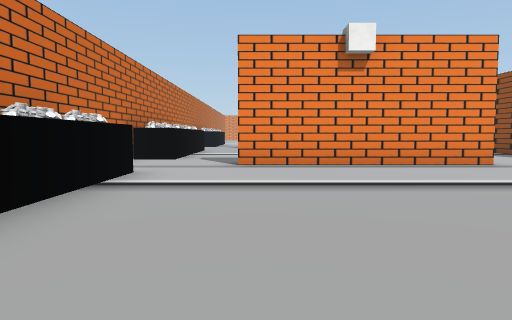
[1] (above)

23 first-person views from a walk through a scene from a Unity 3-D project. The camera is 1.2 m above the floor, tilts 4° down and sees 70° across. The floor is counted in squares, 2 m on a side. Each view is taken from the middle of a square. On the plan, view 1 faces up. The plan holds only what a view shows up to about 10 squares ahead; the rest is blank. The place goes on beyond the plan. The player character is not drawn. Some surface patterns are stand-ins.

[2]
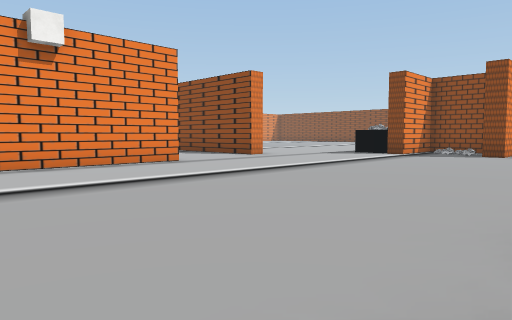

[3]
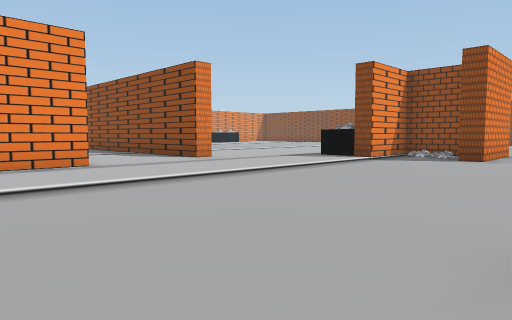

[4]
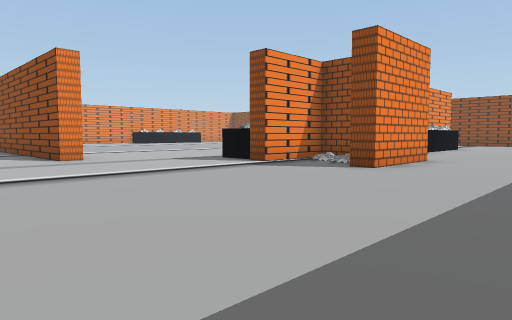

[5]
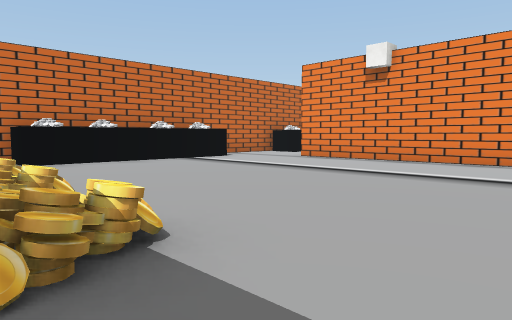

[6]
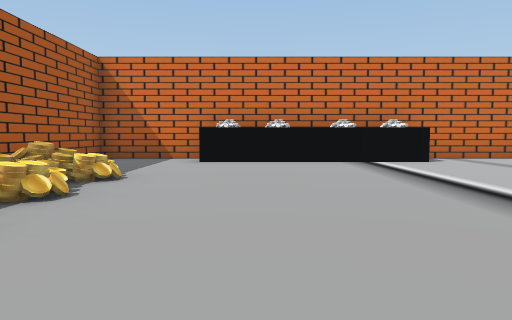

[7]
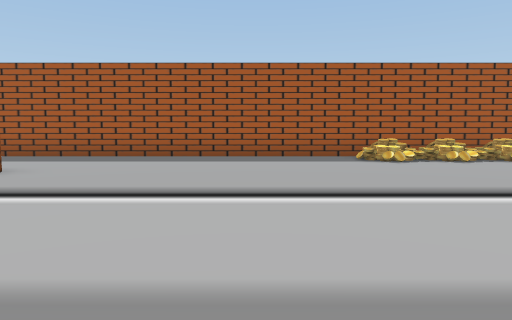

[8]
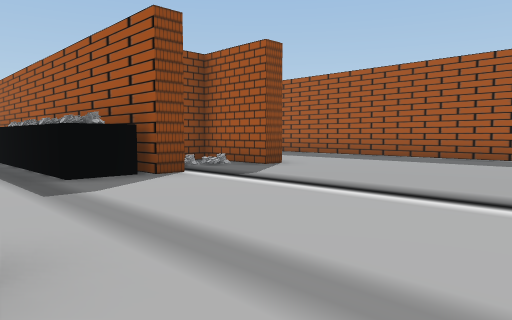

[9]
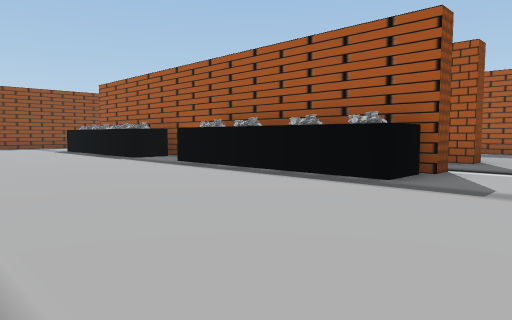

[10]
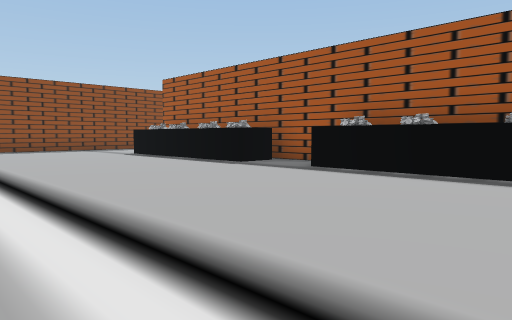

[11]
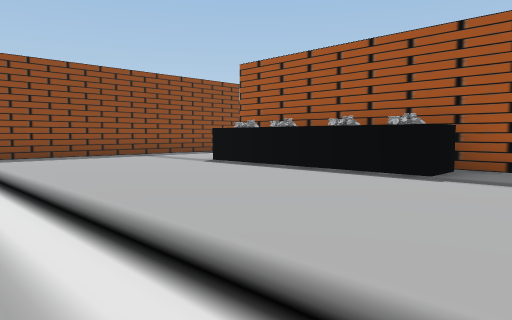

[12]
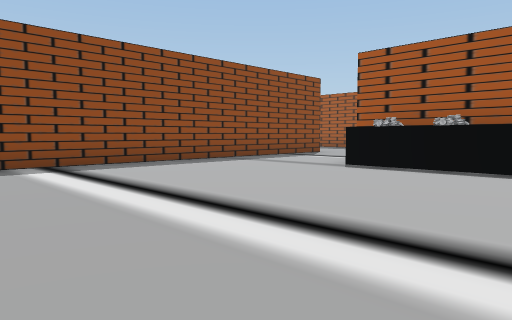

[13]
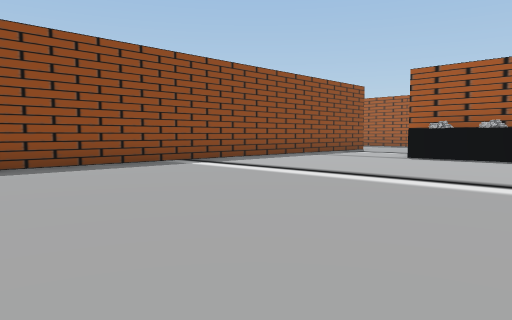

[14]
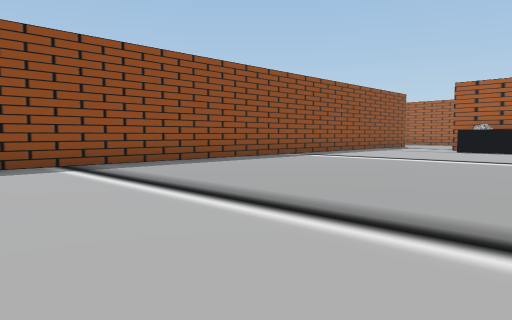

[15]
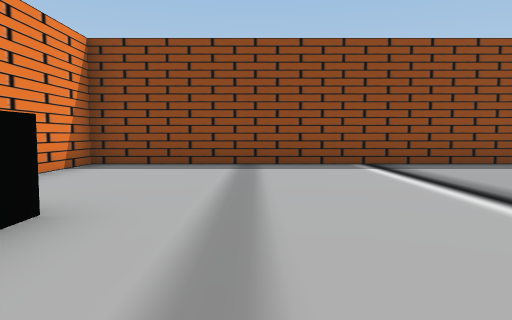

[16]
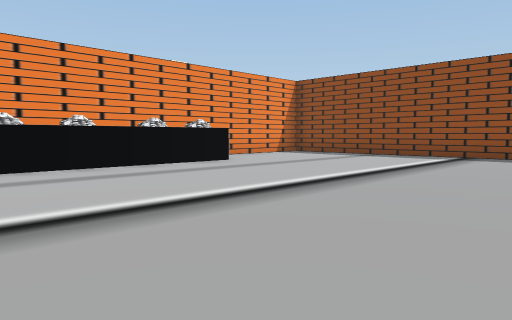

[17]
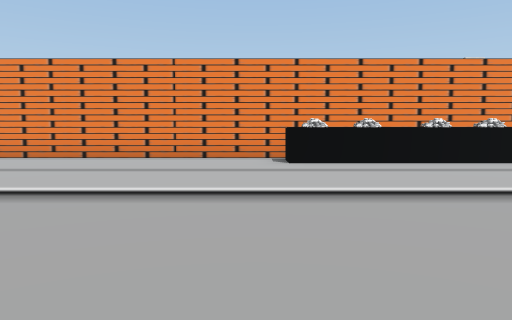

[18]
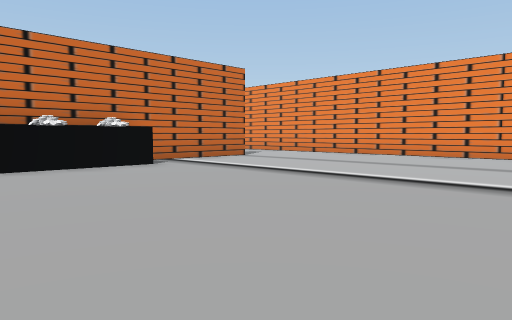

[19]
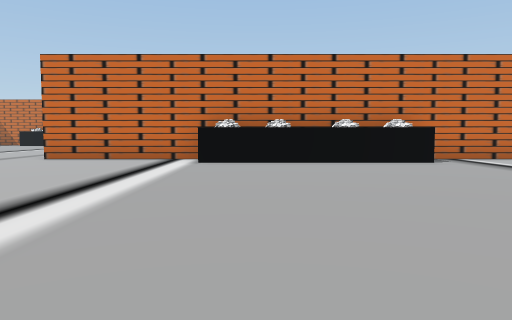

[20]
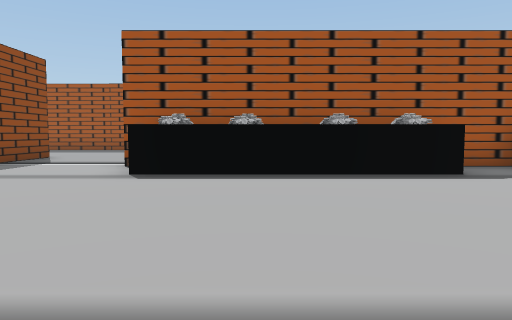

[21]
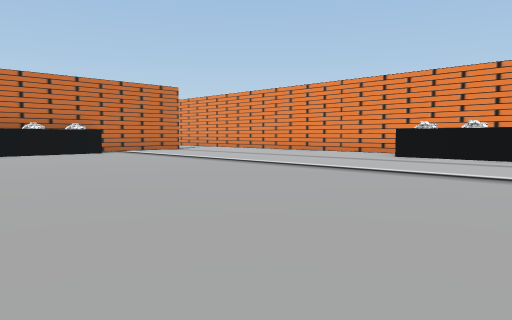

[22]
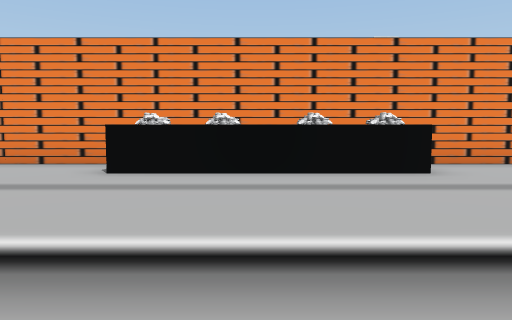

[23]
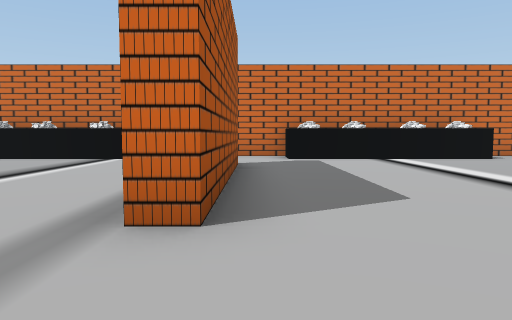

### Floor plan
Points are (right, up) in squares from view 1. A wall is a line through its corners. A room is listed if a view was taken in it or the views show most of it. See-through windows are left out.
Room 1 (views 1, 2, 3, 4, 5, 6)
walls: (4.7, 7.1) (-0.4, 7.1); (8.2, 7.9) (7.7, 7.9); (13.1, 4.7) (11.1, 4.7) (11.1, 5.2); (13.6, 2.1) (11.1, 2.1) (11.1, 2.6) (13.1, 2.6); (-3.1, 7.5) (-3.1, -1.9) (14, -1.9)
ways out: opening at (-1.5, 8) to room 2; opening at (7.4, 7.2) to room 2; opening at (14, 0)
objects: other object (-3, 1) to (-2, 1); other object (-2, 2) to (-2, 3); other object (-2, 4); other object (-2, 5); other object (1, -1); other object (2, -1); other object (4, -1)
Room 2 (views 7, 8, 9, 10, 11, 12, 13, 14, 15, 16, 17, 18, 19, 20, 21, 22, 23)
walls: (8.2, 19.4) (8.2, 7.9); (7.7, 7.9) (7.7, 10.6); (11.1, 5.4) (11.1, 5.9); (11.1, 5.2) (23.5, 5.2); (-0.1, 7.6) (4.7, 7.6) (4.7, 7.1); (26.2, 23.3) (9.4, 23.3); (-3.1, 10) (-3.1, 7.5); (26.4, 6.1) (26.4, 19.6)
ways out: opening at (-1.5, 8) to room 1; opening at (7.4, 7.2) to room 1; opening at (24.5, 5)
objects: other object (-3, 9) to (-2, 9); other object (-2, 10) to (-2, 11); other object (-2, 12); other object (-2, 13); other object (9, 12) to (9, 13); other object (9, 14); other object (9, 15); other object (9, 16); other object (12, 6); other object (13, 6); other object (14, 6); other object (15, 6) to (16, 6); other object (17, 22); other object (18, 6); other object (18, 22) to (19, 22); other object (19, 6) to (20, 6); other object (20, 22); other object (21, 6); other object (21, 22); other object (22, 6) to (23, 6)

Where each view was taken, in squares from view 1:
view 1: 0 up, 0 right, facing up
view 2: 0 up, 0 right, facing up-right
view 3: 0 up, 2 right, facing up-right
view 4: 1 down, 5 right, facing up-right
view 5: 1 down, 6 right, facing up-left
view 6: 2 up, 6 right, facing left
view 7: 8 up, 7 right, facing down
view 8: 8 up, 6 right, facing down-right
view 9: 11 up, 9 right, facing down-right
view 10: 12 up, 12 right, facing down-right
view 11: 12 up, 16 right, facing down-right
view 12: 13 up, 19 right, facing down-right
view 13: 16 up, 19 right, facing down-right
view 14: 20 up, 19 right, facing down-right
view 15: 20 up, 19 right, facing right
view 16: 15 up, 16 right, facing up-right
view 17: 14 up, 16 right, facing up
view 18: 13 up, 16 right, facing up-left
view 19: 13 up, 17 right, facing left
view 20: 12 up, 21 right, facing down
view 21: 12 up, 21 right, facing up-left
view 22: 16 up, 19 right, facing up
view 23: 8 up, 7 right, facing left
